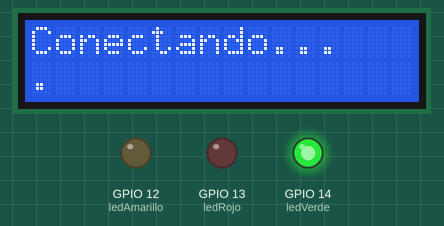
Simulated run of this sketch. Board: ESP8266 (NodeMCU). Shown: 16×2 character LCD, output pins drawn as LEDs (lit = HIGH). WiFi joins after 1.5 s; servers stay silent unless stated; uploads are accepted with an empty reply; the local clock reads 2024-03-15 10:24:30 at power-on unless the sketch sets it.

Above: at 2.1 s.
At 3.2 s:
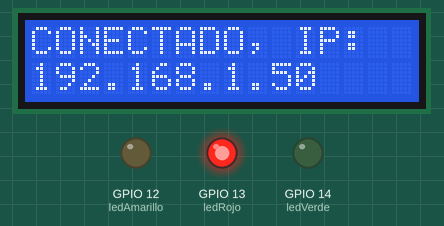
At 8.4 s:
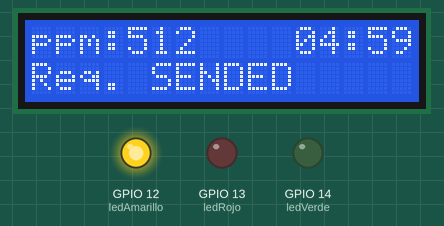
At 17.4 s:
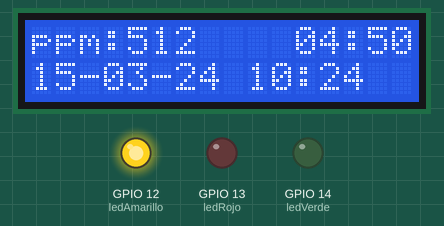
At 23.4 s:
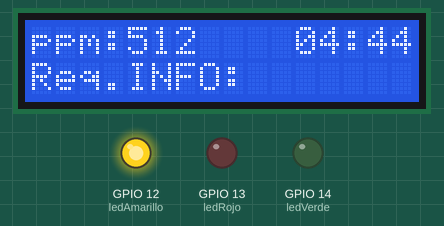
At 38.4 s:
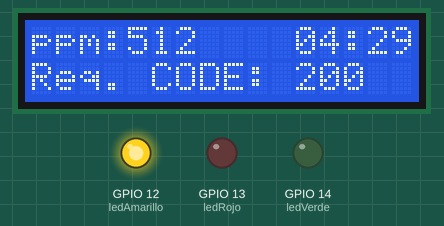
Timing chart, 0 to 39.9 s (numbered marks = the images above):
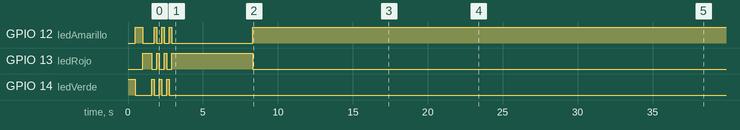

The sketch:

proj.ino
```cpp
#include <time.h>
#include <ESP8266WiFiMulti.h>
#include <ESP8266HTTPClient.h>
#include <LiquidCrystal_I2C.h>

#define ledVerde 14
#define ledAmarillo 12
#define ledRojo 13
#define sensorData A0

#pragma region VARIABLES DE CONTADOR
unsigned long previousMillis = 0; // Guarda el último valor de millis()
const int intervaloEntreRequests = 300;
long intervaloContador = 1000;               // Intervalo de tiempo (1 segundo = 1000 ms)
int tiempoRestante = intervaloEntreRequests; // Tiempo del temporizador en segundos (10 minutos = 600 segundos)
#pragma endregion

#pragma region VARIABLES HOTA CON SERVER NTP
const char *ntpServer = "pool.ntp.org"; // Servidor NTP
const long gmtOffset_sec = -21600;      // Ajuste de zona horaria (para GMT-6, hora local)
const int daylightOffset_sec = 0;       // Ajuste por horario de verano
#pragma endregion

#pragma region WIFI
const char *ssid = "ALVAREZ;";
const char *password = "04B1CC29F1";
#pragma endregion

#pragma region LCD
LiquidCrystal_I2C lcd(0x27, 16, 2); // Dirección I2C
int charPosicion = 0;
#pragma endregion

#pragma region SERVER
String serverURL = "http://192.168.3.6:1234/post";
#pragma endregion

#pragma region VARIABLES DE HTTPRequest
int ppm = -1; // se escoge -1 por si hay algun fallo, se podra ver este valor irreal

String jsonPayload = "";

char timeStringBuff[50] = "0-0-0";
char dateBuff[11]; // YYYY-MM-DD (10 caracteres + 1 para '\0')
char timeBuff[9];  // HH:MM:SS (8 caracteres + 1 para '\0')

int httpResponseCode = -1;
String response = "";
bool lastRequestFailed4Connection = false;
bool lastRequestFailed = false;
char tiempoFormato[6]; // Buffer para almacenar el tiempo formateado
#pragma endregion

#pragma region STRINGS
// tiempo, LastReqSuccesfull,  response, responseStatus
// si no hay conexion: CHECK CONNECTION (4)
String processOutput[4] = {"", "", "", ""};
int contadorProcessOutput = 0;
#pragma endregion

void setup()
{

#pragma region Inicializar LEDs como salida
  pinMode(ledRojo, OUTPUT);
  pinMode(ledAmarillo, OUTPUT);
  pinMode(ledVerde, OUTPUT);
#pragma endregion
  digitalWrite(ledVerde, HIGH);
  digitalWrite(ledAmarillo, LOW);
  digitalWrite(ledRojo, LOW);
  delay(500);
  digitalWrite(ledVerde, LOW);
  digitalWrite(ledAmarillo, HIGH);
  digitalWrite(ledRojo, LOW);
  delay(500);
  digitalWrite(ledVerde, LOW);
  digitalWrite(ledAmarillo, LOW);
  digitalWrite(ledRojo, HIGH);
  delay(500);

#pragma region inicializamos lcd
  lcd.init();
  lcd.backlight();
  lcd.setCursor(0, 0);
#pragma endregion

#pragma region Inicializamos WIFI
  WiFi.begin(ssid, password);
  lcd.print("Conectando... ");
  lcd.setCursor(0, 1);
#pragma endregion

  while (WiFi.status() != WL_CONNECTED)
  {
    digitalWrite(ledVerde, HIGH);
    digitalWrite(ledAmarillo, LOW);
    digitalWrite(ledRojo, LOW);
    delay(166);
    digitalWrite(ledVerde, LOW);
    digitalWrite(ledAmarillo, HIGH);
    digitalWrite(ledRojo, LOW);
    delay(166);
    digitalWrite(ledVerde, LOW);
    digitalWrite(ledAmarillo, LOW);
    digitalWrite(ledRojo, HIGH);
    delay(166);
    lcd.print(".");
  }

  lcd.clear();
  lcd.setCursor(0, 0);
  lcd.print("CONECTADO, IP:");
  lcd.setCursor(0, 1);
  lcd.print(WiFi.localIP());

  configTime(gmtOffset_sec, daylightOffset_sec, ntpServer); // configuramos NTP
  delay(5000);

  ppm = analogRead(sensorData); // se vincula el ppm leido
  EnviarRequest();
}

void loop()
{
  // se obtiene el tiempo actual
  unsigned long currentMillis = millis();

  // se verifica si ha pasado 1 segundo
  if (currentMillis - previousMillis >= intervaloContador)
  {
    previousMillis = currentMillis; // Guardar el tiempo actual para la próxima comparación

    if (tiempoRestante > 0)
    {

      // se resta un segundo al temporizador
      tiempoRestante--;

      // se limpia la pantalla
      lcd.clear();

#pragma region IMPRIMIR PRIMER LINEA
      // en este caso, tiene que irse mostrando informacion
      // arriba ppm y tiempo
      // 0123456789012345
      // ppm:00000--00:00
      //----------------

      // Mostrar los ultimos ppm registrados
      lcd.setCursor(0, 0);
      lcd.print("ppm:");
      lcd.print(ppm);

      // Mostrar el tiempo restante en el LCD
      sprintf(tiempoFormato, "%02d:%02d", tiempoRestante / 60, tiempoRestante % 60); // se formatea el tiempo
      lcd.setCursor(11, 0);
      lcd.print(tiempoFormato);
#pragma endregion

#pragma region IMPRIMIR SEGUNDA LINEA
      // abajo intercalando entre: si hay conexion, hora de la ultima peticion, response de la ultima, status code
      lcd.setCursor(0, 1);
      lcd.print(processOutput[contadorProcessOutput].substring(0, 16));
      if (contadorProcessOutput == 3)
        contadorProcessOutput = 0;
      else
        contadorProcessOutput++;
#pragma endregion

#pragma region LEDs
      if (ppm == -1 || ppm >= 1000)
      {
        // PPM no válido o muy alto
        digitalWrite(ledVerde, LOW);
        digitalWrite(ledAmarillo, LOW);
        digitalWrite(ledRojo, HIGH);
      }
      else if (ppm >= 400)
      {
        // PPM en rango crítico
        digitalWrite(ledVerde, LOW);
        digitalWrite(ledAmarillo, HIGH);
        digitalWrite(ledRojo, LOW);
      }
      else
      {
        // PPM en rango normal
        digitalWrite(ledVerde, HIGH);
        digitalWrite(ledAmarillo, LOW);
        digitalWrite(ledRojo, LOW);
      }
#pragma endregion
    }
    else
    {                               // Cuando el tiempo llega a 0
      ppm = analogRead(sensorData); // se vincula el ppm leido
      EnviarRequest();
      tiempoRestante = intervaloEntreRequests; // Reiniciar el temporizador
    }
  }
}

void EnviarRequest()
{
  if (WiFi.status() == WL_CONNECTED)
  { // si no se ha roto la conexion a internet
#pragma region VARIABLES DE CONECTION
    HTTPClient http;
    WiFiClient client;
#pragma endregion

#pragma region TIMESTAMP
    // obtenemos la hora fecha y hora actual con un servidor NTP
    time_t now;
    struct tm timeinfo;
    time(&now);
    localtime_r(&now, &timeinfo);

    // Formatear la fecha (YYYY-MM-DD)
    strftime(dateBuff, sizeof(dateBuff), "%Y-%m-%d", &timeinfo);

    // Formatear la hora (HH:MM:SS)
    strftime(timeBuff, sizeof(timeBuff), "%H:%M:%S", &timeinfo);
#pragma endregion

#pragma region presentacion de datos
    jsonPayload = "{\"ppm\": " + String(ppm) + ", \"date\": \"" + String(dateBuff) + "\"" + ", \"time\": \"" + String(timeBuff) + "\"}";

    strftime(timeStringBuff, sizeof(timeStringBuff), "%d-%m-%y %H:%M", &timeinfo); // modificamos la hora para ahorar espacio en el lcd
#pragma endregion

#pragma region ARMADO Y ENVIO DE Request
    http.begin(client, serverURL);
    http.addHeader("Content-Type", "application/json");

    httpResponseCode = http.POST(jsonPayload); // se hace el Request y se recupera el status para proceder
#pragma endregion

#pragma region PROCEDIMIENTO POSTERIOR A ENVIO DE Request
    if (httpResponseCode > 0)
    { // si el httpResponseCode se envio, necesitamos saber si fue correcto o no
      response = http.getString();
      // tiempo, LastReqSuccesfull,  response, responseStatus
      processOutput[0] = "Req. SENDED";
      processOutput[1] = timeStringBuff;
      processOutput[2] = "Req. CODE: " + String(httpResponseCode);
      processOutput[3] = "Req.INFO:" + response;
    }
    else
    {
      processOutput[0] = "ERROR IN REQUEST";
      processOutput[1] = "REQ. FAILED";
      processOutput[2] = "SERVER ERROR";
      processOutput[3] = String("LAST REQ. ") + timeStringBuff;
    }
#pragma endregion
  }
  else
  { // si la conexion se rompio
    // TODO: EVALUAR SI SE DEBERIA DE BORRAR INFO DE DATOS SACADOS DEL REQUEST, YA QUE NO SON VALIDOS
    // lastRequestFailed = true;
    // lastRequestFailed4Connection = true;
    lcd.print("NO CONNECTION");
    lcd.setCursor(0, 2);
    lcd.print("Request failed");
    processOutput[0] = "CHECK CONNECTION";
    processOutput[1] = "NO REQ. SENDED";
    processOutput[2] = "CHECK CONNECTION";
    processOutput[3] = String("LAST REQ. ") + timeStringBuff;
  }
}
```

Measured:
- by itself, GPIO 12 (ledAmarillo), GPIO 13 (ledRojo): repeats every 0.50 s: HIGH 0.17 s, LOW 0.33 s
- what the display in image 1 shows lasts 5.2 s, from 3.1 s to 8.3 s
- what the display in image 2 shows lasts 1.0 s, from 8.3 s to 9.3 s
